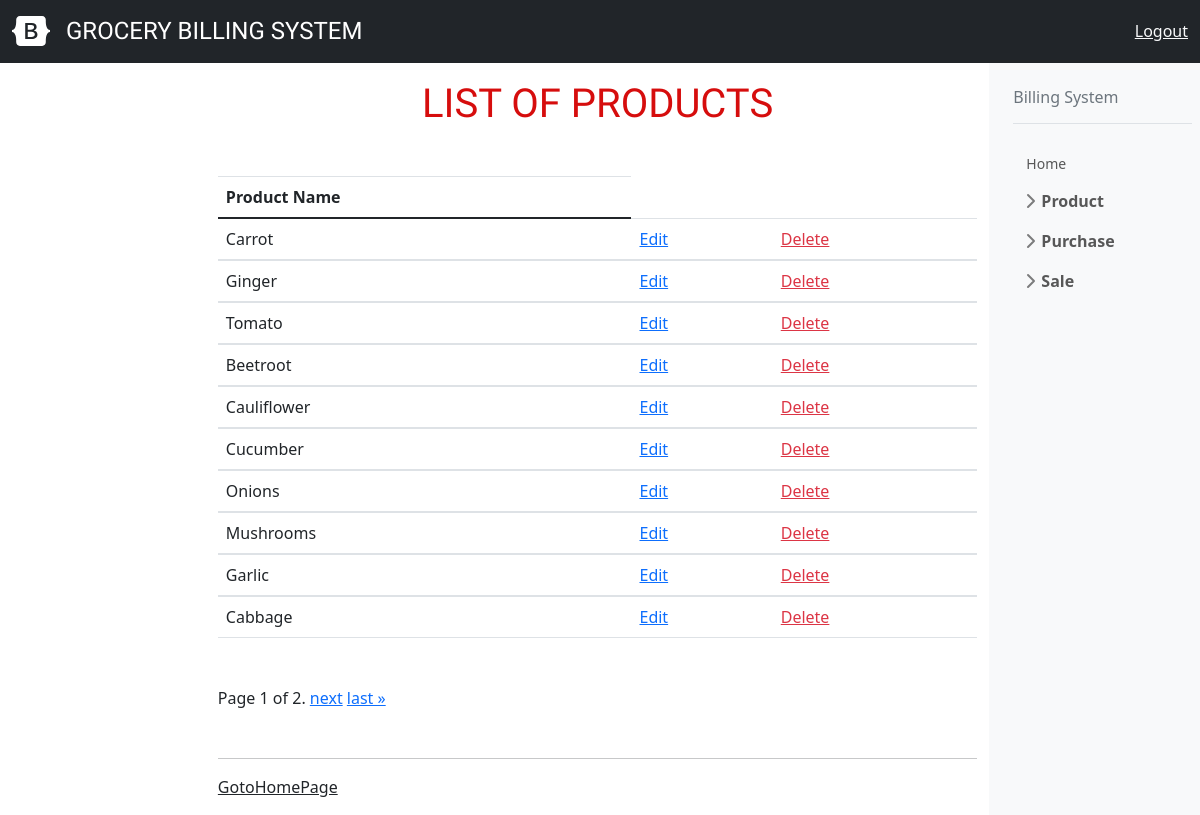
/listproduct, run on an earlier commit of the app's database.
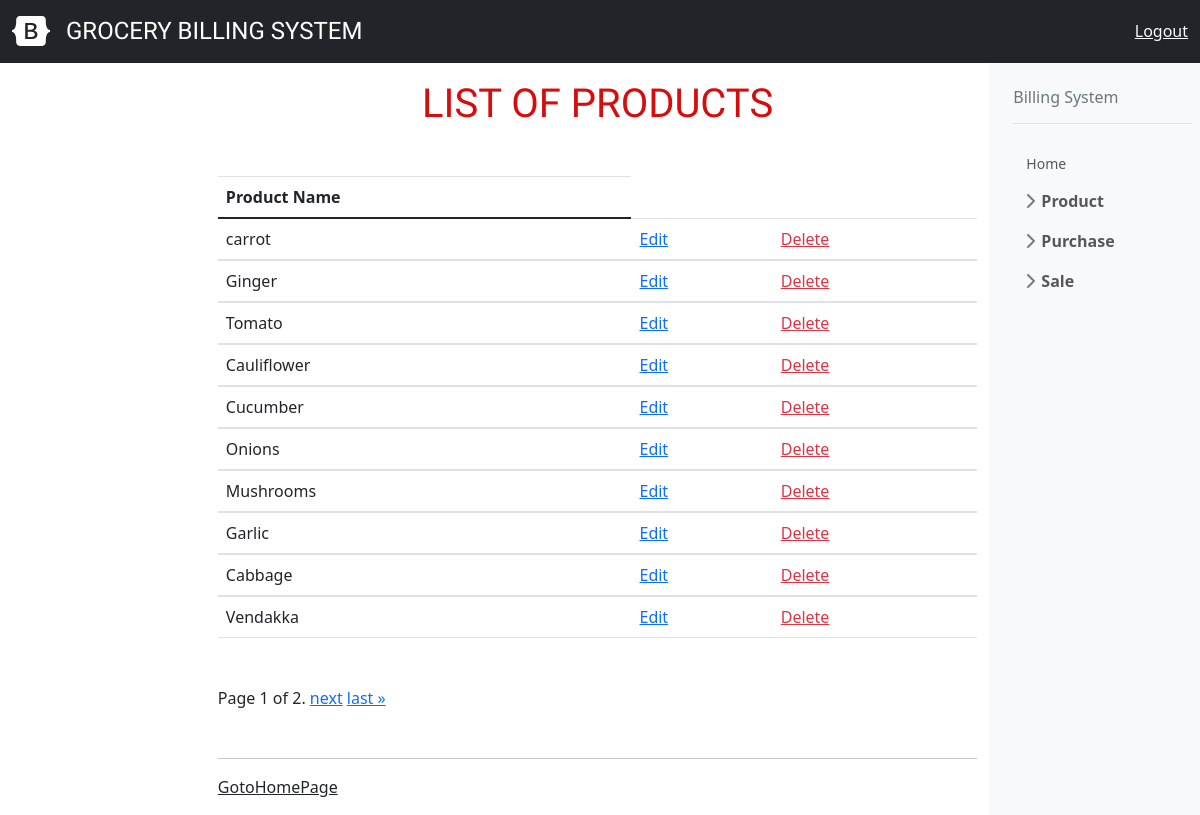
And on a later commit of the database.
### billing/models.py (models this page shows, shortened)
class Product(models.Model):
    product_name=models.CharField(max_length=120,unique=True)

### billing/views.py (the view)
# urls.py: path("listproduct",ViewProduct.as_view(),name="list"),
class ViewProduct(TemplateView):
    model=Product
    template_name = "billing/product_list.html"
    context={}
    def get(self, request, *args, **kwargs):
        products=self.model.objects.all()
        paginator = Paginator(products, 10)
        page_number = request.GET.get('page')
        page_obj = paginator.get_page(page_number)
        return render(request, self.template_name, {'page_obj': page_obj})

### billing/templates/billing/product_list.html (shortened to what this page needs)
<!DOCTYPE html>
{% extends 'billing/index.html' %}
    {% block body_block %}
<h1>List Of Products</h1>
<table class="table">
    <thead>
        <tr>
            <th><b>Product Name</b></th>
        </tr>
    </thead>
    {% for forms in page_obj %}
    <tbody>
        <tr>
            <td>
            {{forms.product_name}}
            </td>
            <td><a href="{% url 'edit' forms.id%}" class="link-primary">Edit</a></td>
            <td><a href="{% url 'delete' forms.id %}" class="link-danger">Delete</a></td>
        </tr>
    </tbody>
    {% endfor %}
</table>
<div class="pagination">
    <span class="step-links">
        <span class="current">
            Page {{ page_obj.number }} of {{ page_obj.paginator.num_pages }}.
        </span>
        {% if page_obj.has_next %}
            <a href="?page={{ page_obj.next_page_number }}">next</a>
            <a href="?page={{ page_obj.paginator.num_pages }}">last &raquo;</a>
        {% endif %}
    </span>
</div>
<hr>
<td><a href="{% url 'page' %}" class="link-dark">GotoHomePage</a></td>
{% endblock%}

What changed in the data, as far as the page shows it:
removed Product: product_name "Beetroot"
changed Product: product_name "Carrot" → "carrot"
now on this page (row unchanged): Product: product_name "Vendakka"
